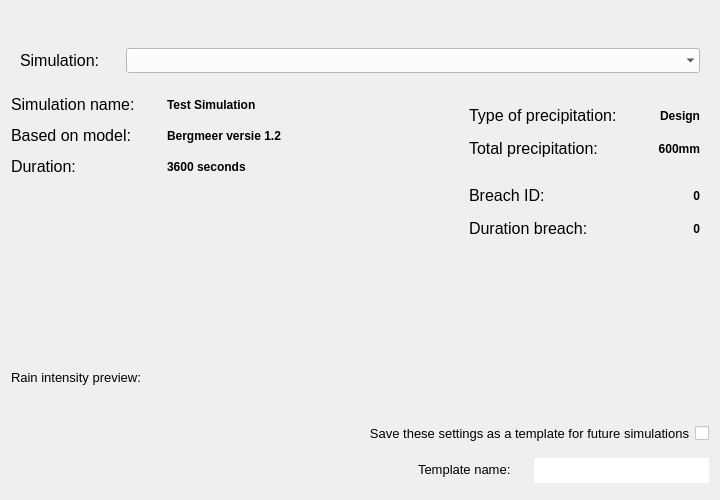
<?xml version="1.0" encoding="UTF-8"?>
<ui version="4.0">
 <class>Form</class>
 <widget class="QWidget" name="Form">
  <property name="windowModality">
   <enum>Qt::NonModal</enum>
  </property>
  <property name="geometry">
   <rect>
    <x>0</x>
    <y>0</y>
    <width>720</width>
    <height>500</height>
   </rect>
  </property>
  <property name="sizePolicy">
   <sizepolicy hsizetype="Preferred" vsizetype="Minimum">
    <horstretch>0</horstretch>
    <verstretch>0</verstretch>
   </sizepolicy>
  </property>
  <property name="minimumSize">
   <size>
    <width>720</width>
    <height>0</height>
   </size>
  </property>
  <property name="maximumSize">
   <size>
    <width>16777215</width>
    <height>16777215</height>
   </size>
  </property>
  <property name="font">
   <font>
    <family>Segoe UI</family>
    <pointsize>8</pointsize>
   </font>
  </property>
  <property name="windowTitle">
   <string>Form</string>
  </property>
  <property name="autoFillBackground">
   <bool>true</bool>
  </property>
  <layout class="QGridLayout" name="gridLayout">
   <item row="16" column="3" colspan="3">
    <widget class="QWidget" name="template_widget" native="true">
     <property name="minimumSize">
      <size>
       <width>300</width>
       <height>40</height>
      </size>
     </property>
     <property name="maximumSize">
      <size>
       <width>30</width>
       <height>40</height>
      </size>
     </property>
     <layout class="QHBoxLayout" name="horizontalLayout_3">
      <item>
       <widget class="QLabel" name="label">
        <property name="minimumSize">
         <size>
          <width>110</width>
          <height>20</height>
         </size>
        </property>
        <property name="maximumSize">
         <size>
          <width>110</width>
          <height>20</height>
         </size>
        </property>
        <property name="font">
         <font>
          <pointsize>10</pointsize>
         </font>
        </property>
        <property name="text">
         <string>Template name:</string>
        </property>
       </widget>
      </item>
      <item>
       <widget class="QLineEdit" name="template_name">
        <property name="minimumSize">
         <size>
          <width>175</width>
          <height>25</height>
         </size>
        </property>
        <property name="maximumSize">
         <size>
          <width>175</width>
          <height>25</height>
         </size>
        </property>
        <property name="font">
         <font>
          <pointsize>10</pointsize>
         </font>
        </property>
        <property name="styleSheet">
         <string notr="true">QLineEdit {background-color: white;}</string>
        </property>
        <property name="frame">
         <bool>false</bool>
        </property>
       </widget>
      </item>
     </layout>
    </widget>
   </item>
   <item row="2" column="0" colspan="6">
    <widget class="QWidget" name="simulation_widget" native="true">
     <property name="sizePolicy">
      <sizepolicy hsizetype="Expanding" vsizetype="Preferred">
       <horstretch>0</horstretch>
       <verstretch>0</verstretch>
      </sizepolicy>
     </property>
     <property name="minimumSize">
      <size>
       <width>0</width>
       <height>50</height>
      </size>
     </property>
     <property name="maximumSize">
      <size>
       <width>16777215</width>
       <height>50</height>
      </size>
     </property>
     <layout class="QGridLayout" name="gridLayout_2">
      <item row="0" column="0">
       <widget class="QLabel" name="label_3">
        <property name="minimumSize">
         <size>
          <width>100</width>
          <height>25</height>
         </size>
        </property>
        <property name="maximumSize">
         <size>
          <width>100</width>
          <height>25</height>
         </size>
        </property>
        <property name="font">
         <font>
          <pointsize>12</pointsize>
         </font>
        </property>
        <property name="text">
         <string>Simulation:</string>
        </property>
       </widget>
      </item>
      <item row="0" column="1">
       <widget class="QComboBox" name="dd_simulation">
        <property name="sizePolicy">
         <sizepolicy hsizetype="Expanding" vsizetype="Fixed">
          <horstretch>0</horstretch>
          <verstretch>0</verstretch>
         </sizepolicy>
        </property>
        <property name="minimumSize">
         <size>
          <width>0</width>
          <height>25</height>
         </size>
        </property>
        <property name="maximumSize">
         <size>
          <width>16777215</width>
          <height>25</height>
         </size>
        </property>
        <property name="font">
         <font>
          <family>Segoe UI</family>
          <pointsize>10</pointsize>
         </font>
        </property>
        <property name="styleSheet">
         <string notr="true">QComboBox {background-color:white; selection-background-color: lightgray;}</string>
        </property>
        <property name="frame">
         <bool>false</bool>
        </property>
       </widget>
      </item>
     </layout>
    </widget>
   </item>
   <item row="14" column="0" colspan="6">
    <spacer name="horizontalSpacer_2">
     <property name="orientation">
      <enum>Qt::Horizontal</enum>
     </property>
     <property name="sizeHint" stdset="0">
      <size>
       <width>40</width>
       <height>20</height>
      </size>
     </property>
    </spacer>
   </item>
   <item row="5" column="5" rowspan="2">
    <layout class="QVBoxLayout" name="verticalLayout">
     <property name="spacing">
      <number>0</number>
     </property>
     <property name="sizeConstraint">
      <enum>QLayout::SetFixedSize</enum>
     </property>
     <property name="bottomMargin">
      <number>0</number>
     </property>
     <item>
      <widget class="QWidget" name="precipitation_widget" native="true">
       <property name="sizePolicy">
        <sizepolicy hsizetype="Preferred" vsizetype="Expanding">
         <horstretch>0</horstretch>
         <verstretch>0</verstretch>
        </sizepolicy>
       </property>
       <property name="minimumSize">
        <size>
         <width>0</width>
         <height>80</height>
        </size>
       </property>
       <property name="maximumSize">
        <size>
         <width>16777215</width>
         <height>80</height>
        </size>
       </property>
       <layout class="QGridLayout" name="gridLayout_3">
        <item row="0" column="1" alignment="Qt::AlignRight">
         <widget class="QLabel" name="sim_prec_type">
          <property name="minimumSize">
           <size>
            <width>75</width>
            <height>25</height>
           </size>
          </property>
          <property name="maximumSize">
           <size>
            <width>16777215</width>
            <height>25</height>
           </size>
          </property>
          <property name="font">
           <font>
            <pointsize>9</pointsize>
            <weight>75</weight>
            <bold>true</bold>
           </font>
          </property>
          <property name="text">
           <string>Design</string>
          </property>
          <property name="alignment">
           <set>Qt::AlignRight|Qt::AlignTrailing|Qt::AlignVCenter</set>
          </property>
         </widget>
        </item>
        <item row="0" column="0">
         <widget class="QLabel" name="sim_prec_type_l">
          <property name="minimumSize">
           <size>
            <width>150</width>
            <height>25</height>
           </size>
          </property>
          <property name="maximumSize">
           <size>
            <width>150</width>
            <height>25</height>
           </size>
          </property>
          <property name="font">
           <font>
            <family>Segoe UI</family>
            <pointsize>12</pointsize>
           </font>
          </property>
          <property name="text">
           <string>&lt;html&gt;&lt;head/&gt;&lt;body&gt;&lt;p&gt;Type of precipitation:&lt;/p&gt;&lt;/body&gt;&lt;/html&gt;</string>
          </property>
         </widget>
        </item>
        <item row="1" column="0">
         <widget class="QLabel" name="sim_prec_total_l">
          <property name="minimumSize">
           <size>
            <width>0</width>
            <height>25</height>
           </size>
          </property>
          <property name="maximumSize">
           <size>
            <width>150</width>
            <height>25</height>
           </size>
          </property>
          <property name="font">
           <font>
            <family>Segoe UI</family>
            <pointsize>12</pointsize>
           </font>
          </property>
          <property name="text">
           <string>&lt;html&gt;&lt;head/&gt;&lt;body&gt;&lt;p&gt;Total precipitation:&lt;/p&gt;&lt;/body&gt;&lt;/html&gt;</string>
          </property>
         </widget>
        </item>
        <item row="1" column="1" alignment="Qt::AlignRight">
         <widget class="QLabel" name="sim_prec_total">
          <property name="minimumSize">
           <size>
            <width>75</width>
            <height>25</height>
           </size>
          </property>
          <property name="maximumSize">
           <size>
            <width>16777215</width>
            <height>25</height>
           </size>
          </property>
          <property name="font">
           <font>
            <pointsize>9</pointsize>
            <weight>75</weight>
            <bold>true</bold>
           </font>
          </property>
          <property name="text">
           <string>600mm</string>
          </property>
          <property name="alignment">
           <set>Qt::AlignRight|Qt::AlignTrailing|Qt::AlignVCenter</set>
          </property>
         </widget>
        </item>
       </layout>
      </widget>
     </item>
     <item>
      <widget class="QWidget" name="breach_widget" native="true">
       <property name="sizePolicy">
        <sizepolicy hsizetype="Preferred" vsizetype="Expanding">
         <horstretch>0</horstretch>
         <verstretch>0</verstretch>
        </sizepolicy>
       </property>
       <property name="minimumSize">
        <size>
         <width>0</width>
         <height>80</height>
        </size>
       </property>
       <property name="maximumSize">
        <size>
         <width>16777215</width>
         <height>80</height>
        </size>
       </property>
       <layout class="QGridLayout" name="gridLayout_4">
        <item row="3" column="0">
         <widget class="QLabel" name="duration_breach_l">
          <property name="minimumSize">
           <size>
            <width>150</width>
            <height>25</height>
           </size>
          </property>
          <property name="maximumSize">
           <size>
            <width>150</width>
            <height>25</height>
           </size>
          </property>
          <property name="font">
           <font>
            <pointsize>12</pointsize>
           </font>
          </property>
          <property name="text">
           <string>Duration breach:</string>
          </property>
         </widget>
        </item>
        <item row="3" column="1" alignment="Qt::AlignRight">
         <widget class="QLabel" name="duration_breach">
          <property name="minimumSize">
           <size>
            <width>75</width>
            <height>25</height>
           </size>
          </property>
          <property name="maximumSize">
           <size>
            <width>16777215</width>
            <height>25</height>
           </size>
          </property>
          <property name="font">
           <font>
            <pointsize>9</pointsize>
            <weight>75</weight>
            <bold>true</bold>
           </font>
          </property>
          <property name="text">
           <string>0</string>
          </property>
          <property name="alignment">
           <set>Qt::AlignRight|Qt::AlignTrailing|Qt::AlignVCenter</set>
          </property>
         </widget>
        </item>
        <item row="2" column="1" alignment="Qt::AlignRight">
         <widget class="QLabel" name="breach_id">
          <property name="minimumSize">
           <size>
            <width>75</width>
            <height>25</height>
           </size>
          </property>
          <property name="maximumSize">
           <size>
            <width>16777215</width>
            <height>25</height>
           </size>
          </property>
          <property name="font">
           <font>
            <pointsize>9</pointsize>
            <weight>75</weight>
            <bold>true</bold>
           </font>
          </property>
          <property name="text">
           <string>0</string>
          </property>
          <property name="alignment">
           <set>Qt::AlignRight|Qt::AlignTrailing|Qt::AlignVCenter</set>
          </property>
         </widget>
        </item>
        <item row="2" column="0">
         <widget class="QLabel" name="breach_id_l">
          <property name="minimumSize">
           <size>
            <width>150</width>
            <height>25</height>
           </size>
          </property>
          <property name="maximumSize">
           <size>
            <width>150</width>
            <height>25</height>
           </size>
          </property>
          <property name="font">
           <font>
            <pointsize>12</pointsize>
           </font>
          </property>
          <property name="text">
           <string>Breach ID:</string>
          </property>
         </widget>
        </item>
       </layout>
      </widget>
     </item>
    </layout>
   </item>
   <item row="1" column="0">
    <spacer name="verticalSpacer">
     <property name="orientation">
      <enum>Qt::Vertical</enum>
     </property>
     <property name="sizeType">
      <enum>QSizePolicy::Fixed</enum>
     </property>
     <property name="sizeHint" stdset="0">
      <size>
       <width>20</width>
       <height>25</height>
      </size>
     </property>
    </spacer>
   </item>
   <item row="0" column="0" colspan="6">
    <layout class="QVBoxLayout" name="svg_lout">
     <property name="leftMargin">
      <number>20</number>
     </property>
     <property name="topMargin">
      <number>0</number>
     </property>
     <property name="rightMargin">
      <number>20</number>
     </property>
     <property name="bottomMargin">
      <number>0</number>
     </property>
    </layout>
   </item>
   <item row="10" column="0">
    <widget class="QLabel" name="plot_label">
     <property name="sizePolicy">
      <sizepolicy hsizetype="Preferred" vsizetype="Minimum">
       <horstretch>0</horstretch>
       <verstretch>0</verstretch>
      </sizepolicy>
     </property>
     <property name="minimumSize">
      <size>
       <width>200</width>
       <height>20</height>
      </size>
     </property>
     <property name="maximumSize">
      <size>
       <width>16777215</width>
       <height>20</height>
      </size>
     </property>
     <property name="font">
      <font>
       <family>Segoe UI</family>
       <pointsize>10</pointsize>
      </font>
     </property>
     <property name="text">
      <string>Rain intensity preview:</string>
     </property>
    </widget>
   </item>
   <item row="8" column="0">
    <spacer name="verticalSpacer_2">
     <property name="orientation">
      <enum>Qt::Vertical</enum>
     </property>
     <property name="sizeHint" stdset="0">
      <size>
       <width>20</width>
       <height>40</height>
      </size>
     </property>
    </spacer>
   </item>
   <item row="11" column="0" colspan="6">
    <layout class="QGridLayout" name="lout_plot">
     <property name="bottomMargin">
      <number>10</number>
     </property>
    </layout>
   </item>
   <item row="5" column="0" colspan="4">
    <layout class="QGridLayout" name="gridLayout_5">
     <property name="sizeConstraint">
      <enum>QLayout::SetDefaultConstraint</enum>
     </property>
     <item row="1" column="0">
      <widget class="QLabel" name="sim_base_l">
       <property name="sizePolicy">
        <sizepolicy hsizetype="Minimum" vsizetype="Preferred">
         <horstretch>0</horstretch>
         <verstretch>0</verstretch>
        </sizepolicy>
       </property>
       <property name="minimumSize">
        <size>
         <width>150</width>
         <height>25</height>
        </size>
       </property>
       <property name="maximumSize">
        <size>
         <width>150</width>
         <height>25</height>
        </size>
       </property>
       <property name="font">
        <font>
         <family>Segoe UI</family>
         <pointsize>12</pointsize>
        </font>
       </property>
       <property name="text">
        <string>&lt;html&gt;&lt;head/&gt;&lt;body&gt;&lt;p&gt;Based on model:&lt;/p&gt;&lt;/body&gt;&lt;/html&gt;</string>
       </property>
      </widget>
     </item>
     <item row="0" column="0">
      <widget class="QLabel" name="sim_name_l">
       <property name="sizePolicy">
        <sizepolicy hsizetype="Minimum" vsizetype="Preferred">
         <horstretch>0</horstretch>
         <verstretch>0</verstretch>
        </sizepolicy>
       </property>
       <property name="minimumSize">
        <size>
         <width>150</width>
         <height>25</height>
        </size>
       </property>
       <property name="maximumSize">
        <size>
         <width>150</width>
         <height>25</height>
        </size>
       </property>
       <property name="font">
        <font>
         <family>Segoe UI</family>
         <pointsize>12</pointsize>
        </font>
       </property>
       <property name="text">
        <string>&lt;html&gt;&lt;head/&gt;&lt;body&gt;&lt;p&gt;Simulation name:&lt;/p&gt;&lt;/body&gt;&lt;/html&gt;</string>
       </property>
      </widget>
     </item>
     <item row="0" column="1">
      <widget class="QLabel" name="sim_name">
       <property name="minimumSize">
        <size>
         <width>200</width>
         <height>25</height>
        </size>
       </property>
       <property name="maximumSize">
        <size>
         <width>16777215</width>
         <height>25</height>
        </size>
       </property>
       <property name="font">
        <font>
         <pointsize>9</pointsize>
         <weight>75</weight>
         <bold>true</bold>
        </font>
       </property>
       <property name="text">
        <string>Test Simulation</string>
       </property>
      </widget>
     </item>
     <item row="2" column="0">
      <widget class="QLabel" name="sim_duration_l">
       <property name="sizePolicy">
        <sizepolicy hsizetype="Minimum" vsizetype="Preferred">
         <horstretch>0</horstretch>
         <verstretch>0</verstretch>
        </sizepolicy>
       </property>
       <property name="minimumSize">
        <size>
         <width>150</width>
         <height>25</height>
        </size>
       </property>
       <property name="maximumSize">
        <size>
         <width>150</width>
         <height>25</height>
        </size>
       </property>
       <property name="palette">
        <palette>
         <active>
          <colorrole role="Button">
           <brush brushstyle="SolidPattern">
            <color alpha="255">
             <red>255</red>
             <green>255</green>
             <blue>255</blue>
            </color>
           </brush>
          </colorrole>
         </active>
         <inactive>
          <colorrole role="Button">
           <brush brushstyle="SolidPattern">
            <color alpha="255">
             <red>255</red>
             <green>255</green>
             <blue>255</blue>
            </color>
           </brush>
          </colorrole>
         </inactive>
         <disabled>
          <colorrole role="Button">
           <brush brushstyle="SolidPattern">
            <color alpha="255">
             <red>255</red>
             <green>255</green>
             <blue>255</blue>
            </color>
           </brush>
          </colorrole>
         </disabled>
        </palette>
       </property>
       <property name="font">
        <font>
         <family>Segoe UI</family>
         <pointsize>12</pointsize>
        </font>
       </property>
       <property name="text">
        <string>&lt;html&gt;&lt;head/&gt;&lt;body&gt;&lt;p&gt;Duration:&lt;/p&gt;&lt;/body&gt;&lt;/html&gt;</string>
       </property>
      </widget>
     </item>
     <item row="1" column="1">
      <widget class="QLabel" name="sim_database">
       <property name="minimumSize">
        <size>
         <width>200</width>
         <height>25</height>
        </size>
       </property>
       <property name="maximumSize">
        <size>
         <width>16777215</width>
         <height>25</height>
        </size>
       </property>
       <property name="font">
        <font>
         <pointsize>9</pointsize>
         <weight>75</weight>
         <bold>true</bold>
        </font>
       </property>
       <property name="text">
        <string>Bergmeer versie 1.2</string>
       </property>
      </widget>
     </item>
     <item row="2" column="1">
      <widget class="QLabel" name="sim_duration">
       <property name="minimumSize">
        <size>
         <width>200</width>
         <height>25</height>
        </size>
       </property>
       <property name="maximumSize">
        <size>
         <width>16777215</width>
         <height>25</height>
        </size>
       </property>
       <property name="font">
        <font>
         <pointsize>9</pointsize>
         <weight>75</weight>
         <bold>true</bold>
        </font>
       </property>
       <property name="text">
        <string>3600 seconds</string>
       </property>
      </widget>
     </item>
    </layout>
   </item>
   <item row="5" column="4">
    <spacer name="horizontalSpacer">
     <property name="orientation">
      <enum>Qt::Horizontal</enum>
     </property>
     <property name="sizeType">
      <enum>QSizePolicy::Minimum</enum>
     </property>
     <property name="sizeHint" stdset="0">
      <size>
       <width>20</width>
       <height>20</height>
      </size>
     </property>
    </spacer>
   </item>
   <item row="15" column="0" colspan="6">
    <layout class="QHBoxLayout" name="horizontalLayout_2">
     <item>
      <spacer name="horizontalSpacer_3">
       <property name="orientation">
        <enum>Qt::Horizontal</enum>
       </property>
       <property name="sizeHint" stdset="0">
        <size>
         <width>40</width>
         <height>20</height>
        </size>
       </property>
      </spacer>
     </item>
     <item>
      <widget class="QLabel" name="label_2">
       <property name="minimumSize">
        <size>
         <width>350</width>
         <height>20</height>
        </size>
       </property>
       <property name="maximumSize">
        <size>
         <width>350</width>
         <height>20</height>
        </size>
       </property>
       <property name="font">
        <font>
         <pointsize>10</pointsize>
        </font>
       </property>
       <property name="text">
        <string>Save these settings as a template for future simulations</string>
       </property>
       <property name="alignment">
        <set>Qt::AlignRight|Qt::AlignTrailing|Qt::AlignVCenter</set>
       </property>
      </widget>
     </item>
     <item>
      <widget class="QCheckBox" name="cb_save_template">
       <property name="minimumSize">
        <size>
         <width>14</width>
         <height>14</height>
        </size>
       </property>
       <property name="maximumSize">
        <size>
         <width>14</width>
         <height>14</height>
        </size>
       </property>
       <property name="font">
        <font>
         <pointsize>10</pointsize>
        </font>
       </property>
       <property name="layoutDirection">
        <enum>Qt::RightToLeft</enum>
       </property>
       <property name="styleSheet">
        <string notr="true">QCheckBox{background-color: white;}</string>
       </property>
       <property name="text">
        <string/>
       </property>
       <property name="checked">
        <bool>false</bool>
       </property>
      </widget>
     </item>
    </layout>
   </item>
   <item row="16" column="2">
    <spacer name="horizontalSpacer_4">
     <property name="orientation">
      <enum>Qt::Horizontal</enum>
     </property>
     <property name="sizeHint" stdset="0">
      <size>
       <width>40</width>
       <height>20</height>
      </size>
     </property>
    </spacer>
   </item>
  </layout>
 </widget>
 <resources/>
 <connections/>
</ui>
